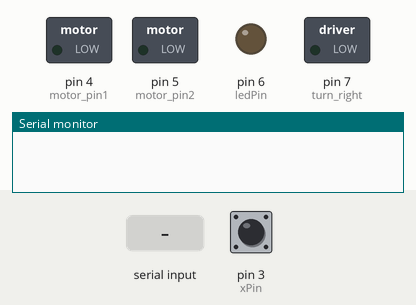
Recording of a sketch running on a simulated Arduino Uno, built with avr-gcc and run on an emulated ATmega328P. On the bench: switched loads named in the sketch (green lamp = pin HIGH), output pins drawn as LEDs (lit = HIGH), the last lines printed to the serial monitor. The test bench sets the inputs (shaded band); at power-on: pin 3 (xPin) HIGH.

Above: at 1.2 s.
1.3 s: pin 3 (xPin) pulled LOW for 0.15 s
At 2.6 s:
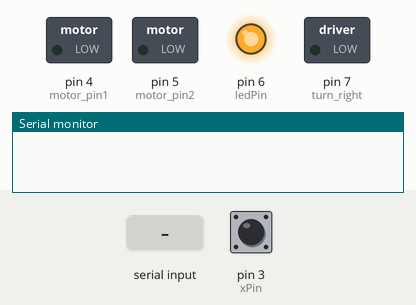
3.0 s: "F" received over Serial
At 4.5 s:
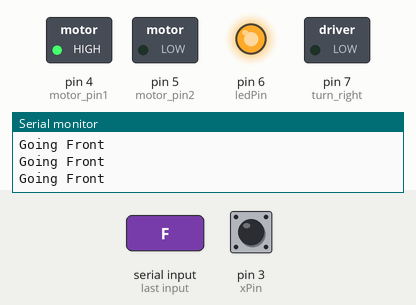
6.0 s: "R" received over Serial
At 8.1 s:
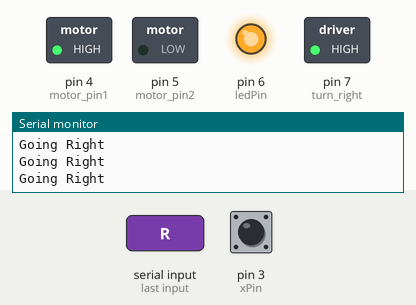
9.0 s: pin 3 (xPin) pulled LOW for 1 s
At 9.8 s:
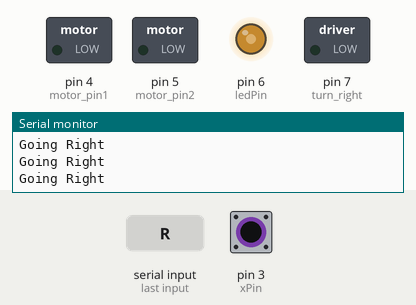
11.5 s: "L" received over Serial
At 13.4 s:
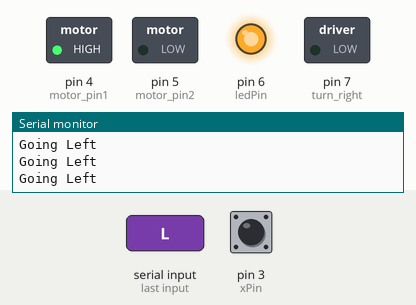
14.5 s: pin 3 (xPin) pulled LOW for 3.2 s
At 15.2 s:
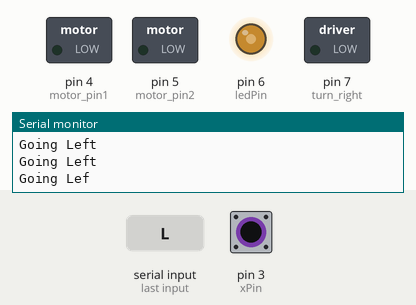
Timing chart, 0 to 19.2 s (numbered marks = the images above; inputs shaded):
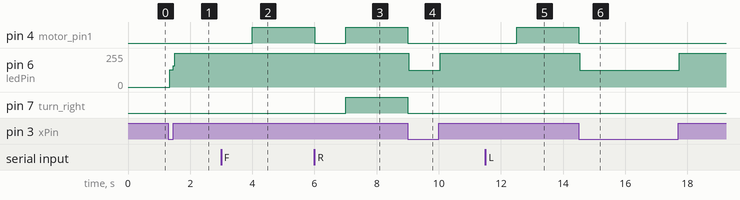

Measured:
- after the input at 1.3 s, pin 6 (ledPin): 0/255 → 128/255 at once, → 255/255 0.12 s later
- after the input at 3.0 s, pin 4 (motor_pin1): LOW → HIGH after 1.0 s
- after the input at 6.0 s, pin 7 (turn_right): LOW → HIGH after 1.0 s
- after the input at 9.0 s, pin 6 (ledPin): 255/255 → 127/255 at once, → 255/255 1.0 s later
- after the input at 11.5 s, pin 4 (motor_pin1): LOW → HIGH after 1.0 s
- after the input at 14.5 s, pin 6 (ledPin): 255/255 → 127/255 at once, → 255/255 3.2 s later

The sketch:

Wheele_FINAL_MAR3.ino
```cpp
const int motor_pin1=4;
const int motor_pin2=5;
const int turn_right=7;
const int turn_left=8;
const int xPin = 3;
const int ledPin =  6;

int i=0;
volatile int buttonState = 0;

void setup() {
  // put your setup code here, to run once:
  Serial.begin(9600);
  pinMode(motor_pin1,OUTPUT);
  pinMode(motor_pin2,OUTPUT);
  pinMode(turn_right,OUTPUT);
  pinMode(turn_right,OUTPUT);
  pinMode(ledPin, OUTPUT);
  pinMode(xPin, INPUT_PULLUP);
  attachInterrupt(1,blink, LOW);
}

void loop() {
  // put your main code here, to run repeatedly:

  digitalWrite(motor_pin1, LOW);
  digitalWrite(motor_pin2, LOW);
  digitalWrite(turn_right, LOW);
  digitalWrite(turn_left, LOW);

  String directions="";
  int l=0;
  char ch;
  unsigned long time_start;
  if(Serial.available()){
    directions=Serial.readString();
    l=directions.length();
    for(int i=0;i<l;i++){
      ch=directions.charAt(i);
      Serial.println(ch);
      switch(ch){
        case 'F':
          time_start=millis();
          while(millis()-time_start<=2000){

            Serial.println("Going Front\n");

            digitalWrite(motor_pin1, HIGH);
            digitalWrite(motor_pin2, LOW);
            digitalWrite(turn_right, LOW);
            digitalWrite(turn_left, LOW);
          }
          break;
       case 'L':
          time_start=millis();
          while(millis()-time_start<=2000){

            Serial.println("Going Left\n");

            digitalWrite(motor_pin1, HIGH);
            digitalWrite(motor_pin2, LOW);
            digitalWrite(turn_right, LOW);
            digitalWrite(turn_left, HIGH);
          }
          break;
       case 'R':
          time_start=millis();
          while(millis()-time_start<=2000){

            Serial.println("Going Right\n");


            digitalWrite(motor_pin1, HIGH);
            digitalWrite(motor_pin2, LOW);
            digitalWrite(turn_right, HIGH);
            digitalWrite(turn_left, LOW);
          }
          break;
       case '\0':
          digitalWrite(motor_pin1, LOW);
          digitalWrite(motor_pin2, LOW);
          digitalWrite(turn_right, LOW);
          digitalWrite(turn_left, LOW);
      }
    }
  }
}
void blink() {
  digitalWrite(ledPin,!digitalRead(ledPin));
  digitalWrite(motor_pin1, LOW);
  digitalWrite(motor_pin2, LOW);
  digitalWrite(turn_right, LOW);
  digitalWrite(turn_left, LOW);
}
```
